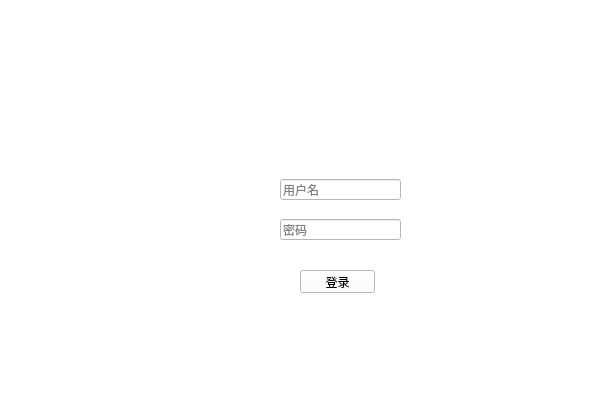
<?xml version="1.0" encoding="UTF-8"?>
<ui version="4.0">
 <class>Form</class>
 <widget class="QWidget" name="Form">
  <property name="geometry">
   <rect>
    <x>0</x>
    <y>0</y>
    <width>600</width>
    <height>400</height>
   </rect>
  </property>
  <property name="minimumSize">
   <size>
    <width>600</width>
    <height>400</height>
   </size>
  </property>
  <property name="maximumSize">
   <size>
    <width>600</width>
    <height>400</height>
   </size>
  </property>
  <property name="windowTitle">
   <string>航班查询与订票服务系统</string>
  </property>
  <property name="windowIcon">
   <iconset>
    <normaloff>../data/images/logo.png</normaloff>../data/images/logo.png</iconset>
  </property>
  <property name="styleSheet">
   <string notr="true">background-color: white;
</string>
  </property>
  <widget class="QLabel" name="label">
   <property name="geometry">
    <rect>
     <x>130</x>
     <y>170</y>
     <width>91</width>
     <height>81</height>
    </rect>
   </property>
   <property name="text">
    <string/>
   </property>
   <property name="pixmap">
    <pixmap>../data/images/logo.png</pixmap>
   </property>
   <property name="scaledContents">
    <bool>true</bool>
   </property>
  </widget>
  <widget class="QLabel" name="label_2">
   <property name="geometry">
    <rect>
     <x>120</x>
     <y>70</y>
     <width>351</width>
     <height>61</height>
    </rect>
   </property>
   <property name="minimumSize">
    <size>
     <width>340</width>
     <height>30</height>
    </size>
   </property>
   <property name="font">
    <font>
     <family>华文行楷</family>
     <pointsize>18</pointsize>
     <weight>50</weight>
     <bold>false</bold>
    </font>
   </property>
   <property name="styleSheet">
    <string notr="true">QLabel {
    background: transparent;
    color: white; /* 设置字体颜色 */
    border: none; /* 去除边框 */
}
</string>
   </property>
   <property name="text">
    <string>&lt;html&gt;&lt;head/&gt;&lt;body&gt;&lt;p&gt;&lt;span style=&quot; font-size:24pt;&quot;&gt;航班查询与订票服务系统&lt;/span&gt;&lt;/p&gt;&lt;/body&gt;&lt;/html&gt;</string>
   </property>
  </widget>
  <widget class="QLineEdit" name="Edit_username">
   <property name="geometry">
    <rect>
     <x>280</x>
     <y>179</y>
     <width>121</width>
     <height>21</height>
    </rect>
   </property>
   <property name="placeholderText">
    <string>用户名</string>
   </property>
  </widget>
  <widget class="QLineEdit" name="Edit_password">
   <property name="geometry">
    <rect>
     <x>280</x>
     <y>219</y>
     <width>121</width>
     <height>21</height>
    </rect>
   </property>
   <property name="echoMode">
    <enum>QLineEdit::Password</enum>
   </property>
   <property name="placeholderText">
    <string>密码</string>
   </property>
  </widget>
  <widget class="QPushButton" name="Button_login">
   <property name="geometry">
    <rect>
     <x>300</x>
     <y>270</y>
     <width>75</width>
     <height>23</height>
    </rect>
   </property>
   <property name="text">
    <string>登录</string>
   </property>
  </widget>
  <widget class="QLabel" name="label_3">
   <property name="geometry">
    <rect>
     <x>0</x>
     <y>0</y>
     <width>601</width>
     <height>401</height>
    </rect>
   </property>
   <property name="text">
    <string/>
   </property>
   <property name="pixmap">
    <pixmap>../data/images/main_backgound.png</pixmap>
   </property>
   <property name="scaledContents">
    <bool>true</bool>
   </property>
  </widget>
  <zorder>label_3</zorder>
  <zorder>label</zorder>
  <zorder>label_2</zorder>
  <zorder>Edit_username</zorder>
  <zorder>Edit_password</zorder>
  <zorder>Button_login</zorder>
 </widget>
 <resources/>
 <connections/>
</ui>
